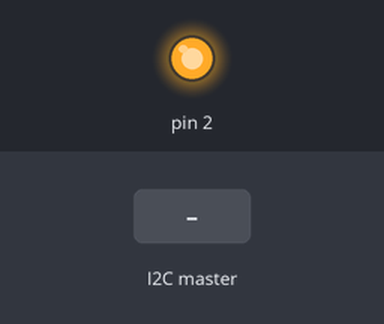
A sketch run on a simulated Arduino Leonardo, built with avr-gcc and run on an emulated ATmega32U4. Shown: output pins drawn as LEDs (lit = HIGH). The inputs (shaded band) are chosen by the test bench.

Above: at 1.2 s.
1.3 s: the I2C master sends "B"
At 2.4 s:
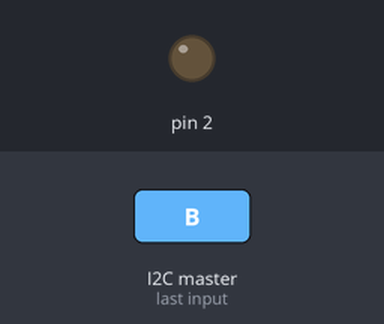
2.8 s: the I2C master sends "A"
At 3.6 s:
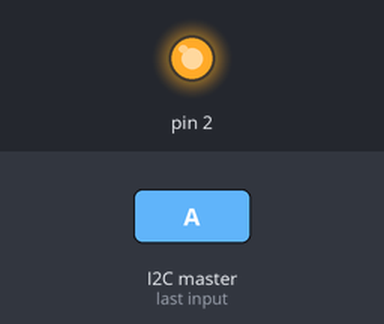
4.3 s: the I2C master sends "L"
At 4.7 s:
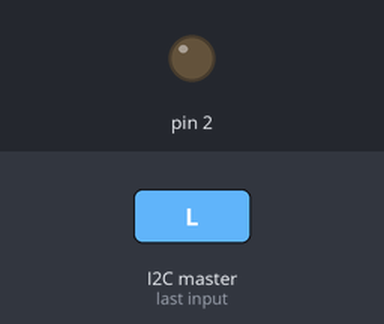
Timing chart, 0 to 7.3 s (numbered marks = the images above; inputs shaded):
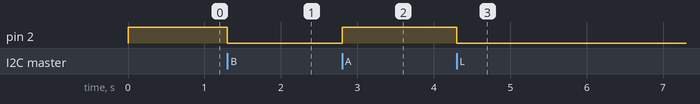

Measured:
- after the input at 1.3 s, pin 2: HIGH → LOW at once
- after the input at 2.8 s, pin 2: LOW → HIGH at once
- after the input at 4.3 s, pin 2: HIGH → LOW at once

The sketch:

Slave.ino
```cpp
//i2c Slave Code(Leonardo)
#include <Wire.h>
const int green = 2;
//const int timerled = 3;
//long randtime;
void setup()
{
  Wire.begin(5);
  Wire.onReceive(receiveEvent);


  pinMode(2,OUTPUT);


}
void loop()
{
  delay(100);
}

void receiveEvent(int howMany)
{

  while(Wire.available())
  {
    char c = Wire.read();

    //Third player passing right or Second player passing to left
    if (c == 'A' || c == 'G'){
      digitalWrite (2,HIGH);
    }

    //Turns off the LED after
    if (c == 'B'){
      digitalWrite (2,LOW);
    }

    //Default turn off
    if (c == 'L'){
      digitalWrite(2,LOW);
    }
  }
}
```
